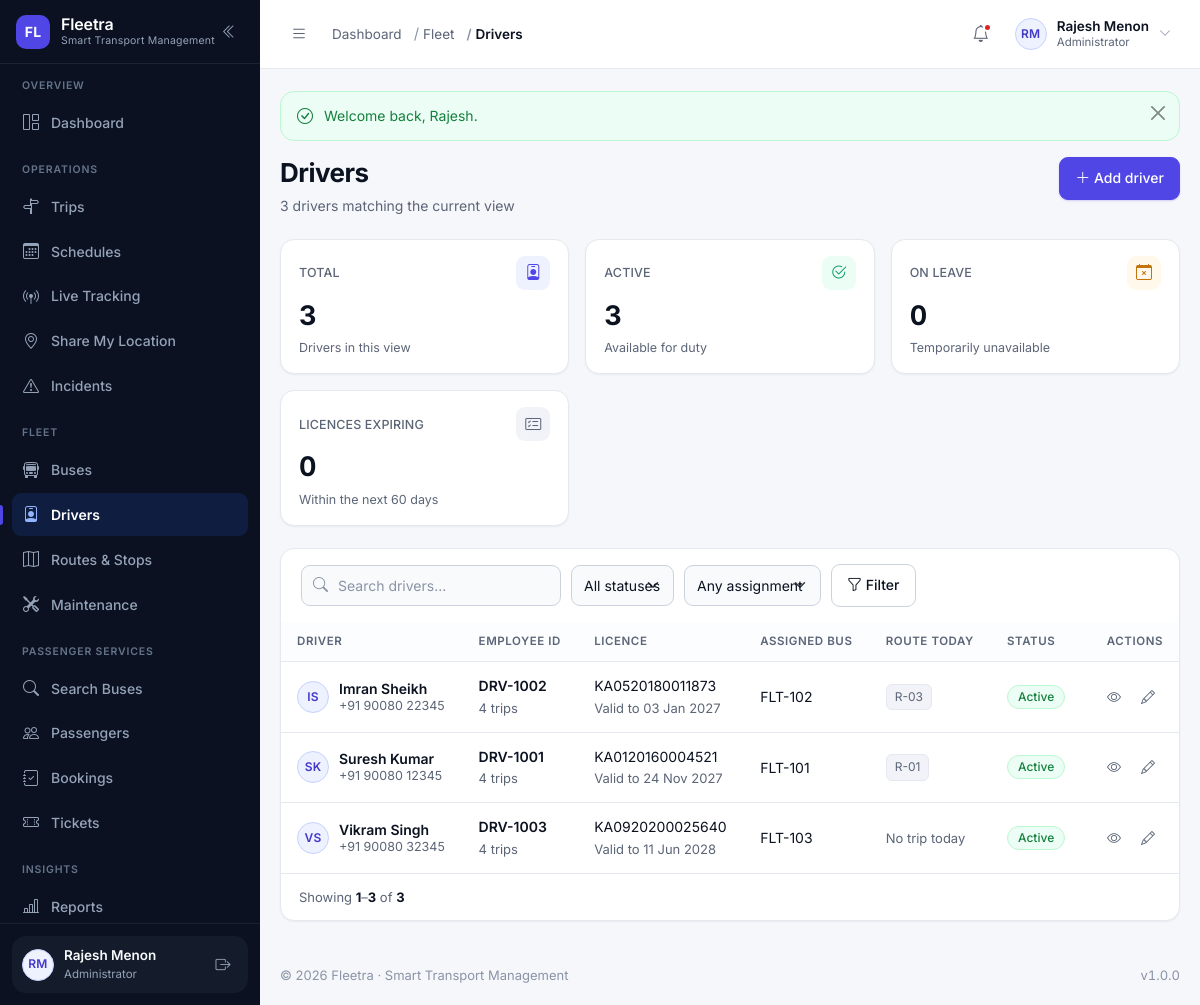
The page /modules/drivers/index.php (signed in) on the database its author committed.
### tables this page shows
CREATE TABLE users (
    id            INT UNSIGNED NOT NULL AUTO_INCREMENT,
    name          VARCHAR(120)  NOT NULL,
    email         VARCHAR(160)  NOT NULL,
    phone         VARCHAR(20)   DEFAULT NULL,
    password      VARCHAR(255)  NOT NULL COMMENT 'password_hash() output — never plain text',
    role          VARCHAR(30)   NOT NULL DEFAULT 'passenger'
                  COMMENT 'admin | manager | dispatcher | driver | passenger (VARCHAR so new roles need no migration)',
    profile_image VARCHAR(255)  DEFAULT NULL,
    status        ENUM('active','inactive','suspended','deleted') NOT NULL DEFAULT 'active',
    last_login    DATETIME      DEFAULT NULL,
    created_at    DATETIME      NOT NULL DEFAULT CURRENT_TIMESTAMP,
    updated_at    DATETIME      NOT NULL DEFAULT CURRENT_TIMESTAMP ON UPDATE CURRENT_TIMESTAMP,
    PRIMARY KEY (id),
    UNIQUE KEY uq_users_email (email),
    KEY idx_users_role (role),
    KEY idx_users_status (status)
);

CREATE TABLE drivers (
    id                INT UNSIGNED NOT NULL AUTO_INCREMENT,
    user_id           INT UNSIGNED NOT NULL,
    employee_id       VARCHAR(20)  NOT NULL,
    license_number    VARCHAR(40)  NOT NULL,
    license_expiry    DATE         NOT NULL,
    date_of_birth     DATE         DEFAULT NULL,
    address           VARCHAR(255) DEFAULT NULL,
    experience_years  TINYINT UNSIGNED NOT NULL DEFAULT 0,
    assigned_bus_id   INT UNSIGNED DEFAULT NULL,
    employment_status ENUM('active','on_leave','suspended','terminated','resigned') NOT NULL DEFAULT 'active',
    joining_date      DATE         DEFAULT NULL,
    created_at        DATETIME     NOT NULL DEFAULT CURRENT_TIMESTAMP,
    updated_at        DATETIME     NOT NULL DEFAULT CURRENT_TIMESTAMP ON UPDATE CURRENT_TIMESTAMP,
    PRIMARY KEY (id),
    UNIQUE KEY uq_drivers_user (user_id),
    UNIQUE KEY uq_drivers_employee (employee_id),
    UNIQUE KEY uq_drivers_license (license_number),
    KEY idx_drivers_status (employment_status),
    KEY idx_drivers_license_expiry (license_expiry),
    CONSTRAINT fk_drivers_user FOREIGN KEY (user_id) REFERENCES users (id) ON DELETE CASCADE,
    CONSTRAINT fk_drivers_bus  FOREIGN KEY (assigned_bus_id) REFERENCES buses (id) ON DELETE SET NULL
);

CREATE TABLE buses (
    id                  INT UNSIGNED NOT NULL AUTO_INCREMENT,
    bus_number          VARCHAR(20)   NOT NULL COMMENT 'Internal Fleetra number, e.g. FLT-101',
    registration_number VARCHAR(30)   NOT NULL,
    manufacturer        VARCHAR(80)   DEFAULT NULL,
    model               VARCHAR(80)   DEFAULT NULL,
    manufacturing_year  SMALLINT UNSIGNED DEFAULT NULL,
    bus_type            ENUM('seater','semi_sleeper','sleeper','ac_seater','ac_sleeper','mini') NOT NULL DEFAULT 'seater',
    capacity            SMALLINT UNSIGNED NOT NULL DEFAULT 0,
    fuel_type           ENUM('diesel','petrol','cng','electric','hybrid') NOT NULL DEFAULT 'diesel',
    current_mileage     DECIMAL(10,2) NOT NULL DEFAULT 0.00 COMMENT 'Odometer reading in km',
    status              ENUM('active','inactive','maintenance') NOT NULL DEFAULT 'active',
    image               VARCHAR(255)  DEFAULT NULL,
    created_at          DATETIME      NOT NULL DEFAULT CURRENT_TIMESTAMP,
    updated_at          DATETIME      NOT NULL DEFAULT CURRENT_TIMESTAMP ON UPDATE CURRENT_TIMESTAMP,
    PRIMARY KEY (id),
    UNIQUE KEY uq_buses_number (bus_number),
    UNIQUE KEY uq_buses_registration (registration_number),
    KEY idx_buses_status (status),
    KEY idx_buses_type (bus_type)
);

### modules/drivers/index.php (the view, shortened to what the rows shown need)
<?php
require_once __DIR__ . '/../../includes/permissions.php';
require_permission('drivers.view');
$canManage = can('drivers.manage');
$search       = get('q');
$statusFilter = get('status');
$assignment   = get('assignment');
$where  = [];
$params = [];
$whereSql = $where === [] ? '' : 'WHERE ' . implode(' AND ', $where);
$total = (int) db_value(
    "SELECT COUNT(*) FROM drivers d JOIN users u ON u.id = d.user_id $whereSql",
    $params,
    0
);
$page = paginate($total, 15);
$drivers = db_all(
    "SELECT d.*, u.name, u.email, u.phone, u.status AS user_status,
            b.bus_number, b.registration_number,
            (SELECT r.route_code
               FROM trips t
               JOIN schedules s ON s.id = t.schedule_id
               JOIN routes r    ON r.id = t.route_id
              WHERE t.driver_id = d.id AND s.schedule_date = CURDATE()
              ORDER BY s.departure_time
              LIMIT 1) AS today_route,
            (SELECT COUNT(*) FROM trips t WHERE t.driver_id = d.id) AS trip_count
       FROM drivers d
       JOIN users u ON u.id = d.user_id
       LEFT JOIN buses b ON b.id = d.assigned_bus_id
       $whereSql
      ORDER BY u.name
      LIMIT {$page['per_page']} OFFSET {$page['offset']}",
    $params
);
$hasFilters = $search !== '' || is_valid_option(employment_status_options(), $statusFilter)
    || in_array($assignment, ['assigned', 'unassigned'], true);
$addButton = $canManage
    ? '<a class="btn btn-primary" href="' . e(url('modules/drivers/create.php')) . '">
           <i class="bi bi-plus-lg" aria-hidden="true"></i> Add driver
       </a>'
    : '';
require __DIR__ . '/../../includes/header.php';
?>
<?= render_page_header(
    'Drivers',
    $total . ' driver' . ($total === 1 ? '' : 's') . ' matching the current view',
    $addButton
) ?>
<div class="card-fl">
    <?php if ($drivers === []): ?>
        <?= empty_state(
            $hasFilters ? 'No drivers match these filters' : 'No drivers registered yet',
            $hasFilters
                ? 'Try a different search term, or clear the filters to see every driver.'
                : 'Add your first driver to assign buses and build schedules.',
            'bi-person-badge',
            $canManage ? $addButton : ''
        ) ?>
    <?php else: ?>
        <div class="table-wrap">
            <table class="table-fl">
                <thead>
                    <tr>
                        <th>Driver</th>
                        <th>Employee ID</th>
                        <th>Licence</th>
                        <th>Assigned bus</th>
                        <th>Route today</th>
                        <th>Status</th>
                        <th class="cell-actions">Actions</th>
                    </tr>
                </thead>
                <tbody>
                    <?php foreach ($drivers as $driver): ?>
                        <?php
                        $expiresSoon = strtotime((string) $driver['license_expiry']) < strtotime('+60 days');
                        $isExpired   = strtotime((string) $driver['license_expiry']) < strtotime('today');
                        ?>
                        <tr>
                            <td>
                                <div class="cell-user">
                                    <span class="avatar avatar--sm" aria-hidden="true"><?= e(initials($driver['name'])) ?></span>
                                    <span class="cell-user__text">
                                        <span class="cell-user__name"><?= e($driver['name']) ?></span>
                                        <span class="cell-user__meta"><?= e($driver['phone'] ?: $driver['email']) ?></span>
                                    </span>
                                </div>
                            </td>
                            <td>
                                <span class="cell-strong"><?= e($driver['employee_id']) ?></span><br>
                                <span class="cell-muted"><?= (int) $driver['trip_count'] ?> trips</span>
                            </td>
                            <td>
                                <?= e($driver['license_number']) ?><br>
                                <span class="cell-muted" style="<?= $isExpired ? 'color:var(--fl-danger);' : ($expiresSoon ? 'color:var(--fl-warning);' : '') ?>">
                                    <?= $isExpired ? 'Expired ' : 'Valid to ' ?><?= e(format_date($driver['license_expiry'], 'd M Y')) ?>
                                </span>
                            </td>
                            <td>
                                <?= $driver['bus_number'] !== null
                                    ? e($driver['bus_number'])
                                    : '<span class="cell-muted">Unassigned</span>' ?>
                            </td>
                            <td>
                                <?= $driver['today_route'] !== null
                                    ? '<span class="chip">' . e($driver['today_route']) . '</span>'
                                    : '<span class="cell-muted">No trip today</span>' ?>
                            </td>
                            <td><?= status_badge($driver['employment_status']) ?></td>
                            <td class="cell-actions">
                                <a class="row-action" href="<?= e(url('modules/drivers/view.php?id=' . (int) $driver['id'])) ?>"
                                   title="View driver" aria-label="View <?= e($driver['name']) ?>">
                                    <i class="bi bi-eye" aria-hidden="true"></i>
                                </a>
                                <?php if ($canManage): ?>
                                    <a class="row-action" href="<?= e(url('modules/drivers/edit.php?id=' . (int) $driver['id'])) ?>"
                                       title="Edit driver" aria-label="Edit <?= e($driver['name']) ?>">
                                        <i class="bi bi-pencil" aria-hidden="true"></i>
                                    </a>
                                <?php endif; ?>
                            </td>
                        </tr>
                    <?php endforeach; ?>
                </tbody>
            </table>
        </div>
    <?php endif; ?>
</div>
<?php require __DIR__ . '/../../includes/footer.php'; ?>

### includes/sidebar.php (shortened to what the rows shown need)
<?php
$navUser        = current_user();
?>
<aside class="sidebar" id="appSidebar" aria-label="Main navigation">
    <div class="sidebar__footer">
        <div class="sidebar-user">
            <a class="sidebar-user__link" href="<?= e(url('profile.php')) ?>" title="Open my profile">
                <?= avatar_markup($navUser, 'sm') ?>
                <span class="sidebar-user__text">
                    <span class="sidebar-user__name"><?= e($navUser['name'] ?? 'Guest') ?></span>
                    <span class="sidebar-user__role"><?= e(role_label(current_role())) ?></span>
                </span>
            </a>
        </div>
    </div>
</aside>

### includes/functions.php (shortened to what the rows shown need)
<?php
require_once __DIR__ . '/../config/database.php';
function url(string $path = ''): string
{
    return BASE_URL . ltrim($path, '/');
}
function e(mixed $value): string
{
    return htmlspecialchars((string) ($value ?? ''), ENT_QUOTES | ENT_SUBSTITUTE, 'UTF-8');
}
function get_int(string $key, int $default = 0, int $min = 0): int
{
    $value = filter_var($_GET[$key] ?? null, FILTER_VALIDATE_INT);
    return $value === false ? $default : max($min, (int) $value);
}
function paginate(int $total, int $perPage = 15, ?int $currentPage = null): array
{
    $perPage     = max(1, $perPage);
    $pages       = max(1, (int) ceil($total / $perPage));
    $currentPage = $currentPage ?? get_int('page', 1, 1);
    $currentPage = min(max(1, $currentPage), $pages);
    $offset      = ($currentPage - 1) * $perPage;
    return [
        'page'     => $currentPage,
        'per_page' => $perPage,
        'total'    => $total,
        'pages'    => $pages,
        'offset'   => $offset,
        'from'     => $total === 0 ? 0 : $offset + 1,
        'to'       => min($offset + $perPage, $total),
    ];
}
function format_date(?string $date, string $format = 'd M Y'): string
{
    $timestamp = strtotime($date);
    return $timestamp ? date($format, $timestamp) : '—';
}
function initials(?string $name): string
{
    $name  = trim((string) $name);
    $parts    = preg_split('/\s+/', $name) ?: [];
    $initials = '';
    foreach ($parts as $part) {
        $initials .= strtoupper(substr($part, 0, 1));
        if (strlen($initials) === 2) {
            break;
        }
    }
    return $initials !== '' ? $initials : 'FL';
}
function labelize(?string $value): string
{
    return ucwords(str_replace(['_', '-'], ' ', (string) $value));
}
function status_variant(?string $status): string
{
    $key = strtolower(str_replace([' ', '-'], '_', (string) $status));
    $map = [
        'active'        => 'success',
        'available'     => 'success',
        'enabled'       => 'success',
        'inactive'      => 'muted',
        'disabled'      => 'muted',
        'retired'       => 'muted',
        'maintenance'   => 'warning',
        'in_service'    => 'warning',
        'scheduled'     => 'info',
        'upcoming'      => 'info',
        'due'           => 'warning',
        'overdue'       => 'danger',
        'in_progress'   => 'info',
        'routine'       => 'muted',
        'repair'        => 'warning',
        'live'          => 'success',
        'recent'        => 'info',
        'stale'         => 'warning',
        'offline'       => 'muted',
        'no_location'   => 'muted',
        'boarding'      => 'info',
        'running'       => 'primary',
        'on_time'       => 'success',
        'delayed'       => 'warning',
        'completed'     => 'success',
        'cancelled'     => 'danger',
        'canceled'      => 'danger',
        'missed'        => 'danger',
        'diverted'      => 'warning',
        'valid'         => 'success',
        'trip'          => 'info',
        'delay'         => 'warning',
        'booking'       => 'primary',
        'emergency'     => 'danger',
        'system'        => 'muted',
        'confirmed'     => 'success',
        'pending'       => 'warning',
        'paid'          => 'success',
        'unpaid'        => 'warning',
        'partial'       => 'warning',
        'failed'        => 'danger',
        'refunded'      => 'muted',
        'expired'       => 'danger',
        'used'          => 'muted',
        'checked_in'    => 'info',
        'no_show'       => 'muted',
        'on_leave'      => 'warning',
        'suspended'     => 'danger',
        'terminated'    => 'danger',
        'resigned'      => 'muted',
        'low'           => 'info',
        'medium'        => 'warning',
        'high'          => 'danger',
        'critical'      => 'danger',
        'open'          => 'warning',
        'investigating' => 'warning',
        'resolved'      => 'success',
        'closed'        => 'muted',
    ];
    return $map[$key] ?? 'muted';
}
function status_badge(?string $status, ?string $label = null): string
{
    $status = (string) $status;
    return '<span class="badge-status badge-' . e(status_variant($status)) . '">'
        . e($label ?? labelize($status)) . '</span>';
}
function upload_url(?string $filename, string $folder): ?string
{
    if (empty($filename)) {
        return null;
    }
    return url('uploads/' . trim($folder, '/') . '/' . $filename);
}
function avatar_markup(?array $user, string $size = 'sm'): string
{
    $name = (string) ($user['name'] ?? '');
    $url  = upload_url($user['profile_image'] ?? null, 'profiles');
    return '<span class="avatar avatar--' . e($size) . '" aria-hidden="true">'
        . e(initials($name)) . '</span>';
}
function render_page_header(string $title, string $subtitle = '', string $actionsHtml = ''): string
{
    $html = '<div class="page-head"><div class="page-head__text">';
    $html .= '<h1 class="page-title">' . e($title) . '</h1>';
    if ($subtitle !== '') {
        $html .= '<p class="page-subtitle">' . e($subtitle) . '</p>';
    }
    $html .= '</div>';
    if ($actionsHtml !== '') {
        $html .= '<div class="page-head__actions">' . $actionsHtml . '</div>';
    }
    return $html . '</div>';
}

### includes/topbar.php (shortened to what the rows shown need)
<?php
$topbarUser     = current_user();
?>
<header class="topbar">
    <div class="topbar__right">
        <div class="dropdown">
            <button class="user-menu" type="button" data-bs-toggle="dropdown"
                    aria-expanded="false" aria-haspopup="true">
                <?= avatar_markup($topbarUser, 'sm') ?>
                <span class="user-menu__text">
                    <span class="user-menu__name"><?= e($topbarUser['name'] ?? 'Guest') ?></span>
                    <span class="user-menu__role"><?= e(role_label(current_role())) ?></span>
                </span>
                <i class="bi bi-chevron-down user-menu__caret" aria-hidden="true"></i>
            </button>
        </div>
    </div>
</header>

### rows shown on the page
users: name "RM RM", name "Rajesh Menon", role "Administrator"
drivers: user.name "IS", user.name "Imran Sheikh", user.phone "+91 90080 22345", employee "DRV-1002", trip_count "4", license_number "KA0520180011873", shows "Valid to", license_expiry "03 Jan 2027", assigned_bus.bus_number "FLT-102", today_route "R-03", employment_status "Active"
drivers: user.name "SK", user.name "Suresh Kumar", user.phone "+91 90080 12345", employee "DRV-1001", trip_count "4", license_number "KA0120160004521", shows "Valid to", license_expiry "24 Nov 2027", assigned_bus.bus_number "FLT-101", today_route "R-01", employment_status "Active"
drivers: user.name "VS", user.name "Vikram Singh", user.phone "+91 90080 32345", employee "DRV-1003", trip_count "4", license_number "KA0920200025640", shows "Valid to", license_expiry "11 Jun 2028", assigned_bus.bus_number "FLT-103", shows "No trip today", employment_status "Active"

### other values the page prints
FLEETRA_NAME "Fleetra"
FLEETRA_TAGLINE "Smart Transport Management"
$group['section'] "OVERVIEW"
$label "Dashboard"
$group['section'] "OPERATIONS"
$label "Trips"
$label "Schedules"
$label "Live Tracking"
$label "Share My Location"
$label "Incidents"
$group['section'] "FLEET"
$label "Buses"
$label "Drivers"
$label "Routes & Stops"
$label "Maintenance"
